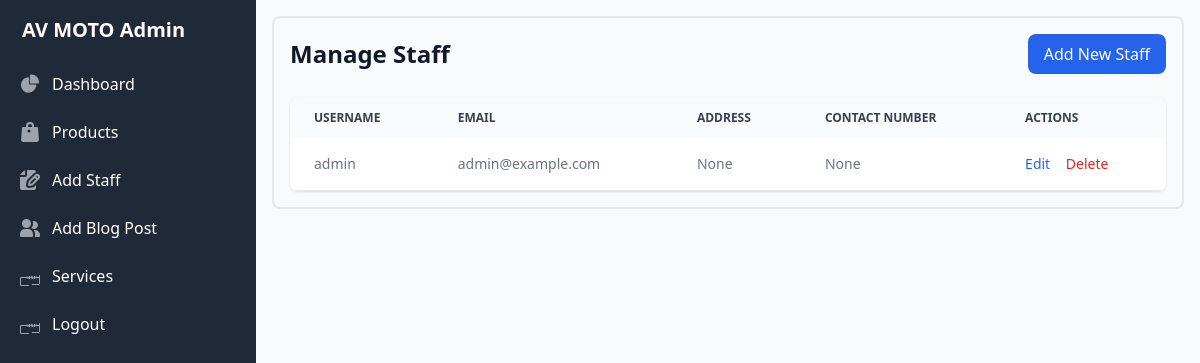
The app's page /admin/staff (signed in) with its own data.
### app.py (models this page shows)
class User(UserMixin, db.Model):
    id = db.Column(db.Integer, primary_key=True)
    username = db.Column(db.String(80), unique=True, nullable=False)
    email = db.Column(db.String(120), unique=True, nullable=False)
    password = db.Column(db.String(120), nullable=False)
    is_admin = db.Column(db.Boolean, default=False)
    is_staff = db.Column(db.Boolean, default=False)
    address = db.Column(db.String(200))
    contact_number = db.Column(db.String(20))
    date_created = db.Column(db.DateTime, default=datetime.utcnow)
    appointments = db.relationship('Appointment', backref='user', lazy=True)
    orders = db.relationship('Order', backref='user', lazy=True)
    activity_logs = db.relationship('ActivityLog', backref='user', lazy=True)

### app.py (the view)
@app.route('/admin/staff')
@login_required
def manage_staff():
    if not current_user.is_admin:
        flash('You do not have permission to access this page.', 'error')
        return redirect(url_for('shop'))
    staff_accounts = User.query.filter_by(is_staff=True).all()
    return render_template('admin/staff.html', staff_accounts=staff_accounts)

### app.py (called while the page is built)
@login_manager.user_loader
def load_user(user_id):
    return User.query.get(int(user_id))

@app.context_processor
def inject_cart_count():
    cart_count = 0
    if current_user.is_authenticated:
        cart_items = CartItem.query.filter_by(user_id=current_user.id).all()
        cart_count = sum(item.quantity for item in cart_items)
    return dict(cart_count=cart_count)

### templates/admin/staff.html (shortened to what this page needs)
<!DOCTYPE html>
<html lang="en">
<head>
    <script src="https://cdn.tailwindcss.com"></script>
</head>
<body class="bg-gray-50">
    <aside id="sidebar" class="fixed top-0 left-0 z-40 w-64 h-screen transition-transform -translate-x-full sm:translate-x-0">
        <div class="h-full px-3 py-4 overflow-y-auto bg-gray-800">
            <a href="{{ url_for('admin_dashboard') }}" class="flex items-center mb-5 pl-2.5">
                <span class="self-center text-xl font-semibold text-white">AV MOTO Admin</span>
            </a>
            <ul class="space-y-2 font-medium">
                <li>
                    <a href="{{ url_for('admin_dashboard') }}" class="flex items-center p-2 text-white rounded-lg hover:bg-gray-700 group">
                        <span class="ml-3">Dashboard</span>
                    </a>
                </li>
                <li>
                    <a href="{{ url_for('admin_products') }}" class="flex items-center p-2 text-white rounded-lg hover:bg-gray-700 group">
                        <span class="ml-3">Products</span>
                    </a>
                </li>
                <li>
                    <a href="{{ url_for('add_staff') }}" class="flex items-center p-2 text-white rounded-lg hover:bg-gray-700 group">
                        <span class="ml-3">Add Staff</span>
                    </a>
                </li>
                <li>
                    <a href="{{ url_for('add_blog_post') }}" class="flex items-center p-2 text-white rounded-lg hover:bg-gray-700 group">
                        <span class="ml-3">Add Blog Post</span>
                    </a>
                </li>
                <li>
                    <a href="{{ url_for('manage_services') }}" class="flex items-center p-2 text-white rounded-lg hover:bg-gray-700 group">
                        <span class="ml-3">Services</span>
                    </a>
                </li>
                <li>
                    <a href="{{ url_for('logout') }}" class="flex items-center p-2 text-white rounded-lg hover:bg-gray-700 group">
                        <span class="ml-3">Logout</span>
                    </a>
                </li>
            </ul>
        </div>
    </aside>
    <div class="p-4 sm:ml-64">
        <div class="p-4 border-2 border-gray-200 rounded-lg">
            <div class="flex justify-between items-center mb-6">
                <h1 class="text-2xl font-bold text-gray-900">Manage Staff</h1>
                <a href="{{ url_for('add_staff') }}" class="px-4 py-2 bg-blue-600 text-white rounded-lg hover:bg-blue-700">
                    Add New Staff
                </a>
            </div>
            <div class="overflow-x-auto bg-white rounded-lg shadow">
                <table class="w-full text-sm text-left text-gray-500">
                    <thead class="text-xs text-gray-700 uppercase bg-gray-50">
                        <tr>
                            <th class="px-6 py-3">Username</th>
                            <th class="px-6 py-3">Email</th>
                            <th class="px-6 py-3">Address</th>
                            <th class="px-6 py-3">Contact Number</th>
                            <th class="px-6 py-3">Actions</th>
                        </tr>
                    </thead>
                    <tbody>
                        {% for staff in staff_accounts %}
                        <tr class="bg-white border-b hover:bg-gray-50">
                            <td class="px-6 py-4">{{ staff.username }}</td>
                            <td class="px-6 py-4">{{ staff.email }}</td>
                            <td class="px-6 py-4">{{ staff.address }}</td>
                            <td class="px-6 py-4">{{ staff.contact_number }}</td>
                            <td class="px-6 py-4">
                                <a href="#" class="text-blue-600 hover:text-blue-900 mr-3">Edit</a>
                                <a href="#" class="text-red-600 hover:text-red-900">Delete</a>
                            </td>
                        </tr>
                        {% endfor %}
                    </tbody>
                </table>
            </div>
        </div>
    </div>
</body>
</html>

### records on screen
User: username "admin", email "admin@example.com", address "None", contact_number "None"
